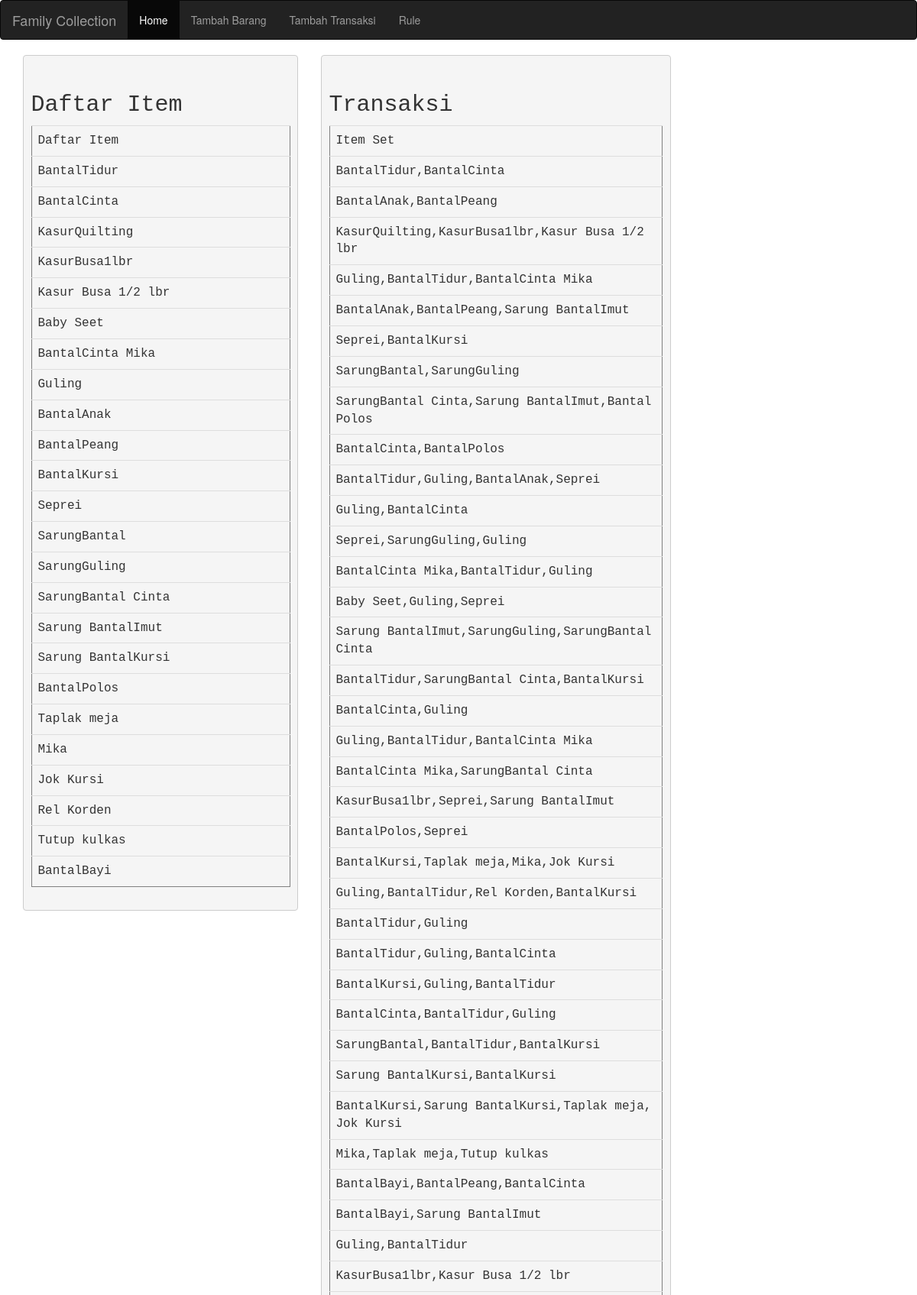
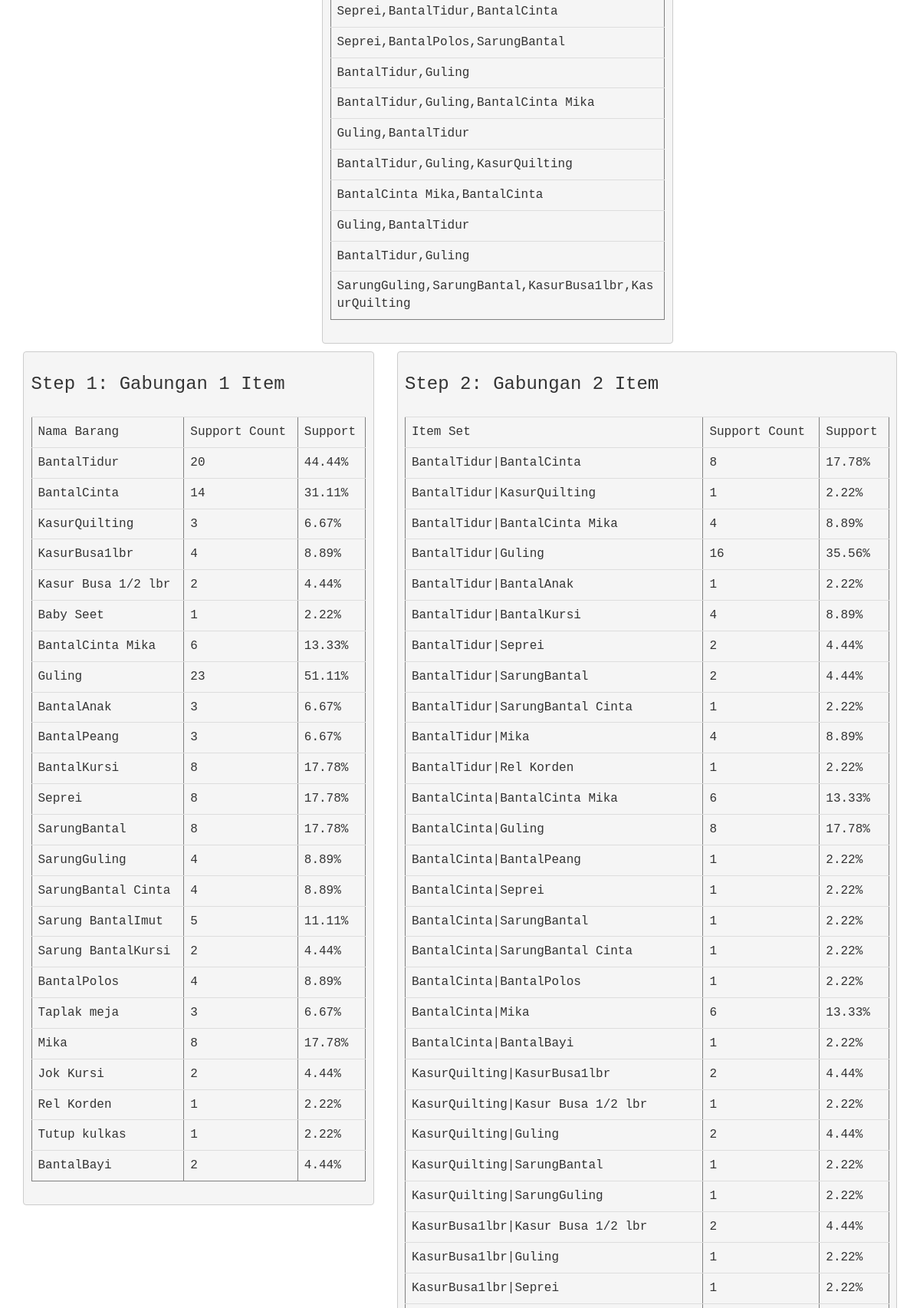
/datamining/rule.php (upper part), run on the app's committed database (2 pictures, top to bottom).
### tables this page shows
CREATE TABLE `daftar_barang` (
  `id_barang` int(10) NOT NULL,
  `nama_barang` varchar(100) NOT NULL
);

### datamining/rule.php (the view, shortened to what this page needs)
<html>
<head>
  <link href="bootstrap-3.3.7-dist/css/bootstrap.min.css" rel="stylesheet"text="text/css">
</head>
<body>
<nav class="navbar navbar-inverse ">
  <div class="container-fluid">
    <div class="navbar-header">
      <a class="navbar-brand" href="index.php">Family Collection</a>
    </div>
    <ul class="nav navbar-nav">
      <li class="active"><a href="index.php">Home</a></li>
      <li><a href="tambah.php">Tambah Barang</a></li>
      <li><a href="transakasi.php">Tambah Transaksi</a></li>
      <li><a href="rule.php">Rule</a></li>
    </ul></nav>
<?php
include_once("koneksi.php");
?>
     <div class="container">
	 <div class="row">
  	 <div class="col-sm-4">
<?php
echo "<pre><br><h2>Daftar Item </h2>";
echo "<table class=table border=\2\>";
echo " <tr><td>Daftar Item</td></tr>";
if ($result = $con->query("select nama_barang from daftar_barang", MYSQLI_USE_RESULT)) {
	while ($i = $result->fetch_row()) {
		$item[] = $i[0];
		echo " <tr><td> ". $i[0] ."</td></tr>";
	}
}
echo"</table>";
echo"</pre>";
?>
   </div>
<div class="col-sm-5">
<?php
echo"<pre><br><h2>Transaksi</h2>";
echo "<table class=table border=\2\>";
echo " <tr><td>Item Set</td></tr>";
if ($result = $con->query("select group_concat(daftar_barang.nama_barang separator ',')
    from transaksi left join daftar_barang
	 on (transaksi.id_barang = daftar_barang.id_barang)
	 group by transaksi.id_trnsksi", MYSQLI_USE_RESULT)) {
	$z = 0;
	while ($b = $result->fetch_row()) {
		$belian[] = $b[0];
		echo " <tr><td> ". $b[0] ."</td></tr>";
		$z++;
	}
}
echo"</table>";
echo"</pre>";
?>
</div>
</div>
</div>
     <div class="container">
	 <div class="row">
  	 <div class="col-sm-5">
<?php
    $item1 = count($item) - 1;
    $item2 = count($item);
	echo "<pre>";
    echo "\r\n<h3>Step 1: Gabungan 1 Item</h3>\r\n";
	echo "<table class=table border=\2\>";
	echo " <tr> <td>Nama Barang</td><td> Support Count</td><td>Support</td></tr>";
    foreach ($item as $value) {
        $total_per_item[$value] = 0;
		$support[$value] = 0;
        foreach($belian as $item_belian) {
            if(strpos($item_belian, $value) !== false) {
                $total_per_item[$value]++;
				$support[$value]++;
            }
        }
		$spr[$value] = round($support[$value] / $z * 100,2);
		echo " <tr> <td>$value </td><td> ". $total_per_item[$value] ."</td><td> ". $spr[$value] ."%</td></tr>";
    }
	echo"</table>";
?>
</div>
  	 <div class="col-sm-7">
<?php
	echo "<pre>";
	 echo "\r\n<h3>Step 2: Gabungan 2 Item</h3>\r\n";
	echo"<table class=table border=\2\>";
	echo"<tr> <td>Item Set</td><td> Support Count</td><td>Support</td></tr>";
    for($i = 0; $i < $item1; $i++) {
        for($j = $i+1; $j < $item2; $j++) {
            $item_pair = $item[$i].'|'.$item[$j];
            $item_array[$item_pair] = 0;
			$sprt[$item_pair] = 0;
            foreach($belian as $item_belian) {
                if((strpos($item_belian, $item[$i]) !== false) && (strpos($item_belian, $item[$j]) !== false)) {
                    $item_array[$item_pair]++;
					$sprt[$item_pair]++;
                }
				$spr[$item_pair] = round($sprt[$item_pair] / $z * 100, 2);
            }
				if($item_array[$item_pair]>0)
				{
				echo " <tr> <td>$item_pair </td><td> ". $item_array[$item_pair] ."</td><td> ". $spr[$item_pair] ."%</td></tr>";
				}
        }
    }
	echo"</table>";
?>
</div>
<div>
</div>
</div>
</div>
</body>
</html>

### data on the page
daftar_barang: nama_barang "BantalTidur"
daftar_barang: nama_barang "BantalCinta"
daftar_barang: nama_barang "KasurQuilting"
daftar_barang: nama_barang "KasurBusa1lbr"
daftar_barang: nama_barang "Kasur Busa 1/2 lbr"
daftar_barang: nama_barang "Baby Seet"
daftar_barang: nama_barang "BantalCinta Mika"
daftar_barang: nama_barang "Guling"
daftar_barang: nama_barang "BantalAnak"
daftar_barang: nama_barang "BantalPeang"
daftar_barang: nama_barang "BantalKursi"
daftar_barang: nama_barang "Seprei"
daftar_barang: nama_barang "SarungBantal"
daftar_barang: nama_barang "SarungGuling"
daftar_barang: nama_barang "SarungBantal Cinta"
daftar_barang: nama_barang "Sarung BantalImut"
daftar_barang: nama_barang "Sarung BantalKursi"
daftar_barang: nama_barang "BantalPolos"
daftar_barang: nama_barang "Taplak meja"
daftar_barang: nama_barang "Mika"
daftar_barang: nama_barang "Jok Kursi"
daftar_barang: nama_barang "Rel Korden"
daftar_barang: nama_barang "Tutup kulkas"
daftar_barang: nama_barang "BantalBayi"

### other printed values
$b[0] "BantalTidur,BantalCinta"
$b[0] "BantalAnak,BantalPeang"
$b[0] "KasurQuilting,KasurBusa1lbr,Kasur Busa 1/2 lbr"
$b[0] "Guling,BantalTidur,BantalCinta Mika"
$b[0] "BantalAnak,BantalPeang,Sarung BantalImut"
$b[0] "Seprei,BantalKursi"
$b[0] "SarungBantal,SarungGuling"
$b[0] "SarungBantal Cinta,Sarung BantalImut,BantalPolos"
$b[0] "BantalCinta,BantalPolos"
$b[0] "BantalTidur,Guling,BantalAnak,Seprei"
$b[0] "Guling,BantalCinta"
$b[0] "Seprei,SarungGuling,Guling"
$b[0] "BantalCinta Mika,BantalTidur,Guling"
$b[0] "Baby Seet,Guling,Seprei"
$b[0] "Sarung BantalImut,SarungGuling,SarungBantal Cinta"
